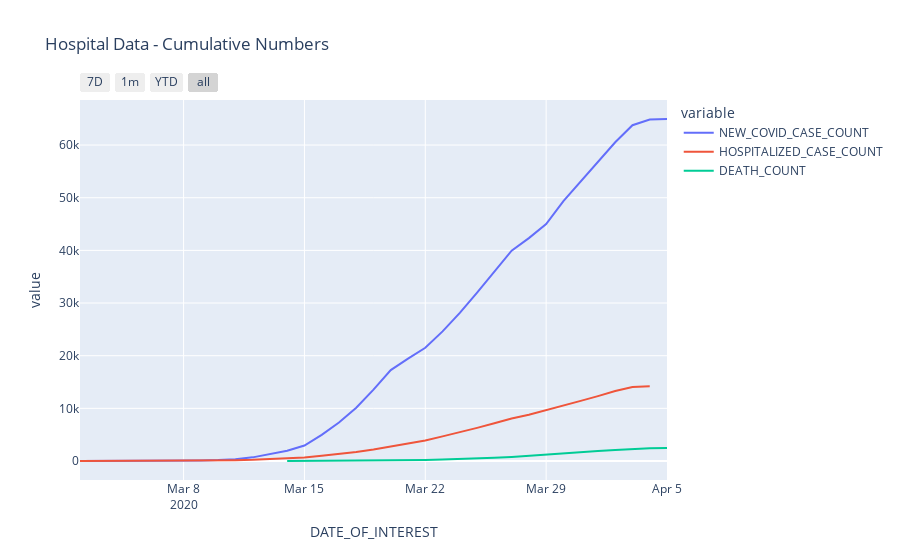

This figure's notebook cell:
### Code cell
cum_hosp_df = df_hosp
cum_hosp_df['NEW_COVID_CASE_COUNT'] = cum_hosp_df['NEW_COVID_CASE_COUNT'].cumsum()
cum_hosp_df['HOSPITALIZED_CASE_COUNT'] = cum_hosp_df['HOSPITALIZED_CASE_COUNT'].cumsum()
cum_hosp_df['DEATH_COUNT'] = cum_hosp_df['DEATH_COUNT'].cumsum()

cum_hosp_df = pd.melt(cum_hosp_df, id_vars=['DATE_OF_INTEREST'], value_vars=['NEW_COVID_CASE_COUNT', 'HOSPITALIZED_CASE_COUNT', 'DEATH_COUNT'])
fig = px.line(cum_hosp_df, x="DATE_OF_INTEREST", y='value', color='variable', title="Hospital Data - Cumulative Numbers")
fig.update_layout(
    xaxis=dict(
        rangeselector=dict(
            buttons=list([
                dict(count=7,
                     label="7D",
                     step="day",
                     stepmode="backward"),
                dict(count=1,
                     label="1m",
                     step="month",
                     stepmode="backward"),
                dict(count=1,
                     label="YTD",
                     step="year",
                     stepmode="todate"),
                dict(step="all")
            ])
        ),
        type="date"
    )
)
fig.show()

### Figure 1 — Plotly figure (JSON) as saved in the notebook; plotly's stock layout.template omitted (floating-point values rounded to 4 significant figures)
{"data": [{"hoverlabel": {"namelength": 0}, "hovertemplate": "variable=NEW_COVID_CASE_COUNT<br>DATE_OF_INTEREST=%{x}<br>value=%{y}", "legendgroup": "NEW_COVID_CASE_COUNT", "line": {"color": "#636efa", "dash": "solid"}, "mode": "lines", "name": "NEW_COVID_CASE_COUNT", "showlegend": true, "type": "scatter", "x": ["2020-03-02T00:00:00", "2020-03-03T00:00:00", "2020-03-04T00:00:00", "2020-03-05T00:00:00", "2020-03-06T00:00:00", "2020-03-07T00:00:00", "2020-03-08T00:00:00", "2020-03-09T00:00:00", "2020-03-10T00:00:00", "2020-03-11T00:00:00", "2020-03-12T00:00:00", "2020-03-13T00:00:00", "2020-03-14T00:00:00", "2020-03-15T00:00:00", "2020-03-16T00:00:00", "2020-03-17T00:00:00", "2020-03-18T00:00:00", "2020-03-19T00:00:00", "2020-03-20T00:00:00", "2020-03-21T00:00:00", "2020-03-22T00:00:00", "2020-03-23T00:00:00", "2020-03-24T00:00:00", "2020-03-25T00:00:00", "2020-03-26T00:00:00", "2020-03-27T00:00:00", "2020-03-28T00:00:00", "2020-03-29T00:00:00", "2020-03-30T00:00:00", "2020-03-31T00:00:00", "2020-04-01T00:00:00", "2020-04-02T00:00:00", "2020-04-03T00:00:00", "2020-04-04T00:00:00", "2020-04-05T00:00:00"], "xaxis": "x", "y": [1, 3, 13, 15, 23, 36, 56, 109, 180, 336, 693, 1307, 1936, 2944, 4977, 7312, 10103, 13566, 17265, 19444, 21501, 24615, 28140, 31977, 35937, 39947, 42335, 44987, 49343, 53053, 56624, 60529, 63779, 64870, 64952], "yaxis": "y"}, {"hoverlabel": {"namelength": 0}, "hovertemplate": "variable=HOSPITALIZED_CASE_COUNT<br>DATE_OF_INTEREST=%{x}<br>value=%{y}", "legendgroup": "HOSPITALIZED_CASE_COUNT", "line": {"color": "#EF553B", "dash": "solid"}, "mode": "lines", "name": "HOSPITALIZED_CASE_COUNT", "showlegend": true, "type": "scatter", "x": ["2020-03-02T00:00:00", "2020-03-03T00:00:00", "2020-03-04T00:00:00", "2020-03-05T00:00:00", "2020-03-06T00:00:00", "2020-03-07T00:00:00", "2020-03-08T00:00:00", "2020-03-09T00:00:00", "2020-03-10T00:00:00", "2020-03-11T00:00:00", "2020-03-12T00:00:00", "2020-03-13T00:00:00", "2020-03-14T00:00:00", "2020-03-15T00:00:00", "2020-03-16T00:00:00", "2020-03-17T00:00:00", "2020-03-18T00:00:00", "2020-03-19T00:00:00", "2020-03-20T00:00:00", "2020-03-21T00:00:00", "2020-03-22T00:00:00", "2020-03-23T00:00:00", "2020-03-24T00:00:00", "2020-03-25T00:00:00", "2020-03-26T00:00:00", "2020-03-27T00:00:00", "2020-03-28T00:00:00", "2020-03-29T00:00:00", "2020-03-30T00:00:00", "2020-03-31T00:00:00", "2020-04-01T00:00:00", "2020-04-02T00:00:00", "2020-04-03T00:00:00", "2020-04-04T00:00:00", "2020-04-05T00:00:00"], "xaxis": "x", "y": [3, 6, 11, 15, 20, 29, 41, 65, 103, 160, 221, 344, 492, 683, 987, 1313, 1708, 2193, 2751, 3301, 3882, 4672, 5446, 6290, 7160, 8061, 8802, 9636, 10599, 11422, 12327, 13283, 14069, 14180, null], "yaxis": "y"}, {"hoverlabel": {"namelength": 0}, "hovertemplate": "variable=DEATH_COUNT<br>DATE_OF_INTEREST=%{x}<br>value=%{y}", "legendgroup": "DEATH_COUNT", "line": {"color": "#00cc96", "dash": "solid"}, "mode": "lines", "name": "DEATH_COUNT", "showlegend": true, "type": "scatter", "x": ["2020-03-02T00:00:00", "2020-03-03T00:00:00", "2020-03-04T00:00:00", "2020-03-05T00:00:00", "2020-03-06T00:00:00", "2020-03-07T00:00:00", "2020-03-08T00:00:00", "2020-03-09T00:00:00", "2020-03-10T00:00:00", "2020-03-11T00:00:00", "2020-03-12T00:00:00", "2020-03-13T00:00:00", "2020-03-14T00:00:00", "2020-03-15T00:00:00", "2020-03-16T00:00:00", "2020-03-17T00:00:00", "2020-03-18T00:00:00", "2020-03-19T00:00:00", "2020-03-20T00:00:00", "2020-03-21T00:00:00", "2020-03-22T00:00:00", "2020-03-23T00:00:00", "2020-03-24T00:00:00", "2020-03-25T00:00:00", "2020-03-26T00:00:00", "2020-03-27T00:00:00", "2020-03-28T00:00:00", "2020-03-29T00:00:00", "2020-03-30T00:00:00", "2020-03-31T00:00:00", "2020-04-01T00:00:00", "2020-04-02T00:00:00", "2020-04-03T00:00:00", "2020-04-04T00:00:00", "2020-04-05T00:00:00"], "xaxis": "x", "y": [null, null, null, null, null, null, null, null, null, 1, null, null, 3, 8, 17, 24, 45, 70, 113, 147, 191, 268, 352, 458, 613, 780, 971, 1185, 1403, 1661, 1878, 2091, 2300, 2437, 2471], "yaxis": "y"}], "layout": {"legend": {"title": {"text": "variable"}, "tracegroupgap": 0}, "title": {"text": "Hospital Data - Cumulative Numbers"}, "xaxis": {"anchor": "y", "domain": [0, 1], "rangeselector": {"buttons": [{"count": 7, "label": "7D", "step": "day", "stepmode": "backward"}, {"count": 1, "label": "1m", "step": "month", "stepmode": "backward"}, {"count": 1, "label": "YTD", "step": "year", "stepmode": "todate"}, {"step": "all"}]}, "title": {"text": "DATE_OF_INTEREST"}, "type": "date"}, "yaxis": {"anchor": "x", "domain": [0, 1], "title": {"text": "value"}}}}
